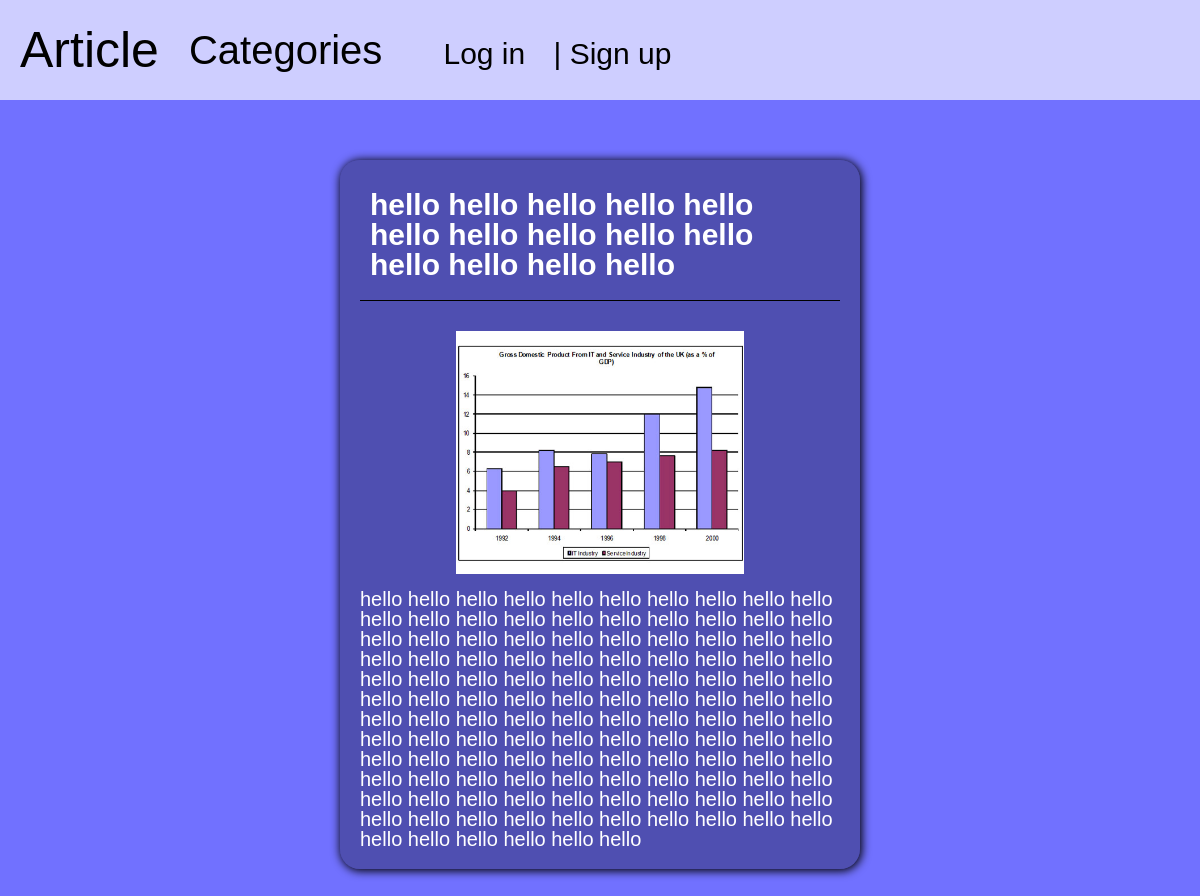
Page /post/ielts-task-2/ on the committed database.
### posts/models.py (models this page shows, shortened)
class Content(models.Model):
    title = models.CharField(max_length=255)
    picture_of_content = models.ImageField(upload_to="Content/photos/%Y/%m/%d/", default="Content\photos\default.png")
    text_of_content = models.TextField()
    time_create = models.DateTimeField(auto_now_add=True)
    time_update = models.DateTimeField(auto_now=True)
    is_published = models.BooleanField(default=True)
    slug = models.SlugField(max_length=255, unique=True, db_index=True)
    category = models.ForeignKey('Category', on_delete=models.PROTECT)
    class Meta:
        verbose_name = "Har turdagi maqolalar"
        verbose_name_plural = "Har turdagi maqolalar"
        ordering = ['time_create', 'title']

### posts/views.py (the view)
# urls.py: path('post/<slug:post_slug>/', cache_page(60 * 2)(Show_post.as_view()), name='post'),
class Show_post(ListView):
    model = Content
    template_name = 'posts/post.html'
    context_object_name = 'post'
    def get_queryset(self):
        return Content.objects.filter(slug=self.kwargs['post_slug'])[0]

### posts/templates/posts/post.html
{% extends 'posts/base.html' %}
{%load static%}
{%block container%}
<div class="my_blog_content">
    <div class="my_blog_head_content">
        <h1 class="my_blog_head_text"> {{post.title}} </h1>
    </div>
    <div class="my_blog_content_inside">
        <img src="{{post.picture_of_content.url}}" alt="" class="my_blog_pic">
        <p class="my_blog_content_paragraph">{{post.text_of_content|linebreaks}}</p>
    </div>
</div>
{% endblock %}

### posts/templates/posts/base.html (shortened to what this page needs)
{% load static %}
<!DOCTYPE html>
<html>
<head>
    <link rel="stylesheet" href="{% static 'posts/css/styles.css' %}">
</head>
<body>
    <header>
        {% if selected == 'Article'%}
        <a href="{% url 'main'%}" class="namee">Article</a>
        {% else %}
        <a href="{% url 'main'%}" class="name">Article</a>
        {% endif %}
    <div class="category">
            {% if selected == 'categories'%}
            <a href="{% url 'categories'%}" class="selected"> Categories </a>
            {% else %}
            <a href="{% url 'categories'%}" class="link"> Categories </a>
            {% endif %}
        {% if request.user.is_authenticated %}
            {% if selected == 'add_new_post'%}
                <a href="{% url 'add_new_post'%}" class="selected">Add new post</a>
            {% else %}
                <a href="{% url 'add_new_post'%}" class="link">Add new post</a>
            {% endif %}
            <a href="{% url 'logout'%}" class="link_logout">Log out</a>
        {% else %}
            {% if selected == 'Log_in'%}
            <a href="{% url 'log_in'%}" class="selected_login">Log in </a>
            {% else %}
            <a href="{% url 'log_in'%}" class="link_login">Log in </a>
            {% endif %}
            {% if selected == 'Sign_up'%}
            <a href="{% url 'sign_up'%}" class="selected_signup">| Sign up</a>
            {% else %}
            <a href="{% url 'sign_up'%}" class="link_signup">| Sign up</a>
            {% endif %}
        {% endif %}
    </div>
    </header>
    <div class="container">
        {% block container%}
        {% endblock %}
    </div>
</body>
</html>

### posts/static/posts/css/styles.css (style rules this page uses)
html, body, div, span, applet, object, iframe, h1, h2, h3, h4, h5, h6, p, blockquote, pre, a, abbr, acronym, address, big, cite, code, del, dfn, em, img, ins, kbd, q, s, samp, small, strike, strong, sub, sup, tt, var, b, u, i, center, dl, dt, dd, ol, ul, li, fieldset, form, label, legend, table, caption, tbody, tfoot, thead, tr, th, td, article, aside, canvas, details, embed, figure, figcaption, footer, header, hgroup, menu, nav, output, ruby, section, summary, time, mark, audio, video { margin: 0; padding: 0; border: 0; font-size: 100%; font: inherit; vertical-align: baseline; color:white; }
article, aside, details, figcaption, figure, footer, header, hgroup, menu, nav, section { display: block; }
body { line-height: 1; }
body { background-color: rgb(113, 113, 255); position: relative; margin-top: 110px; font-family: Arial, Helvetica, sans-serif; }
a { text-decoration: none; }
header { position: fixed; left: 0; top: 0; width: 100%; background-color: rgba(255, 255, 255, 0.66); height: 100px; display: flex; flex-direction: row; padding-left: 20px; align-items: center; margin: 0; }
header .link { font-size: 40px; margin-left: 10px; margin-right: 10px; text-decoration: none; color: black; }
.link_login { font-size: 30px; margin-left: 40px; color:black; }
.link_signup { font-size: 30px; margin-left: 20px; color:black; }
.name { font-size: 50px; margin-right: 20px; color:black; }
.container { display: flex; flex-wrap: wrap; justify-content: center; align-items: center; width: 100%; margin: 0; }
.my_blog_content { display: flex; flex-direction: column; width: 40%; height: fit-content; background-color: rgba(0, 0, 0, 0.304); margin: 50px; padding: 20px; box-shadow: 1px 1px 10px 1px rgb(0, 0, 0); border-radius: 20px; transition: box-shadow 0.7s; }
.my_blog_head_content { font-size: 30px; display: flex; flex-direction: row; align-items: center; margin-bottom: 30px; border-bottom: 1px solid black; padding: 10px; }
.my_blog_content_inside { font-size: 20px; display: flex; flex-direction: column; align-items: center; }
.my_blog_head_text { font-weight: bolder; margin-bottom: 10px; }
.my_blog_pic { width: 60%; margin-bottom: 15px }

### rows in the picture
Content: title "hello hello hello hello hello hello hello hello hello hello hello hello hello hello", picture_of_content (picture), text_of_content "hello hello hello hello hello hello hello hello hello hello hello hello hello hello hello hello hello hello hello hello hello hello hello hello hello hello hello hello hello hello hello hello hello hello hello hello hello hello hello hello hello hello hello hello hello hello hello hello hello hello hello hello hello hello hello hello hello hello hello hello hello hello hello hello hello hello hello hello hello hello hello hello hello hello hello hello hello hello hello hello hello hello hello hello hello hello hello hello hello hello hello hello hello hello hello hello hello hello hello hello hello hello hello hello hello hello hello hello hello hello hello hello hello hello hello hello…"
